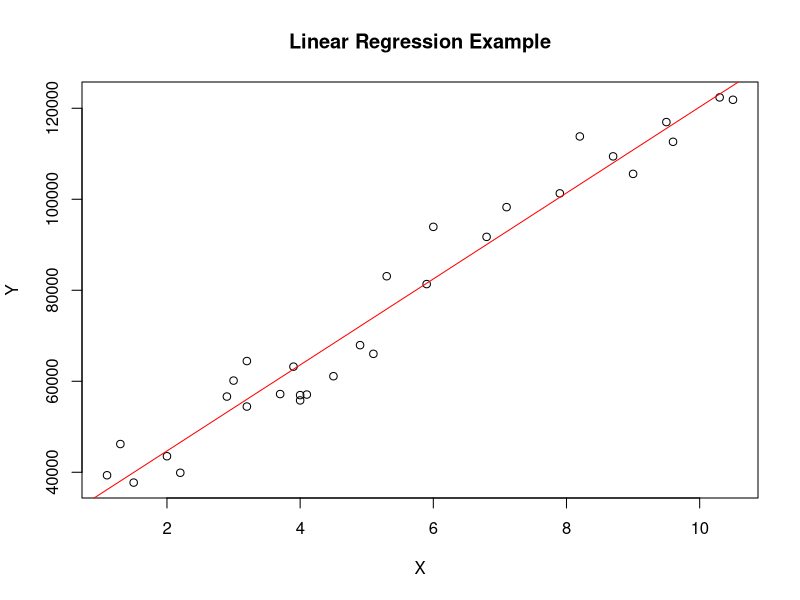

Recreate this plot in R.
# abline(lm(y~x),col = 'red'))
#abline(lm(75.779,7,409,col = 'red'))
#resudials(lm(y~x))
# Read the dataset from CSV
data <- read.csv("Salary_Data.csv")

# Perform linear regression
model <- lm(y ~ x, data = data)

# Print summary of the regression model
summary(model)

# Plot the data points and regression line
plot(data$x, data$y, main = "Linear Regression Example", xlab = "X", ylab = "Y")
abline(model, col = "red")

new_data <- data.frame(x = 11)
predictions <- predict(model, newdata = new_data)

print(paste("prediction is ",predictions))
